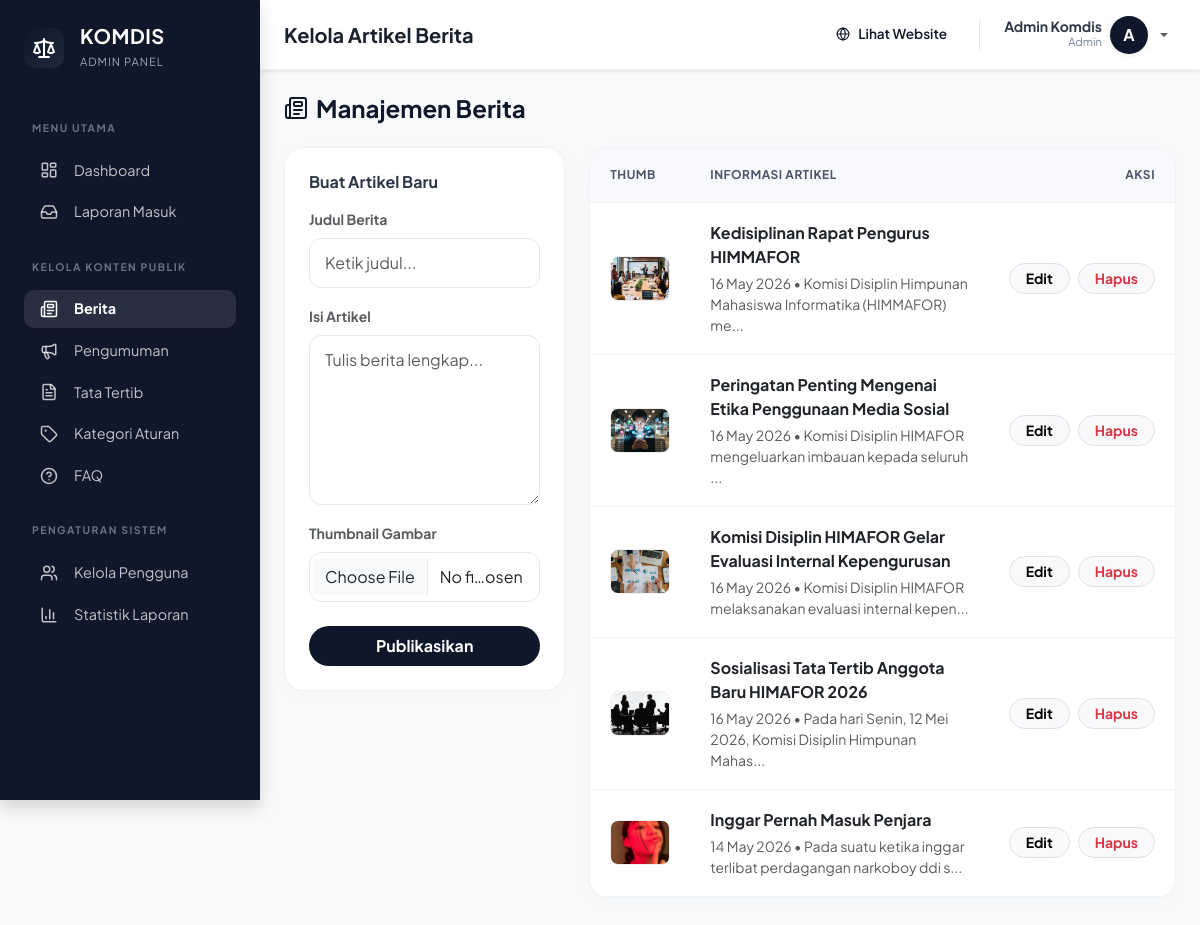
The app's page /admin/berita.php (signed in) with its own data.
### tables this page shows
CREATE TABLE `berita` (
  `id` int NOT NULL,
  `judul` varchar(255) NOT NULL,
  `isi` text NOT NULL,
  `thumbnail` varchar(255) DEFAULT '',
  `created_at` timestamp NOT NULL DEFAULT CURRENT_TIMESTAMP
);

### admin/berita.php (the view, shortened to what this page needs)
<?php
include '../config/koneksi.php';
$data = mysqli_query($conn, "SELECT * FROM berita ORDER BY id DESC");
?>
<!DOCTYPE html>
<html lang="id">
<head>
    <link href="../assets/css/bootstrap.min.css" rel="stylesheet">
</head>
<body>
    <?php include '../partials/admin_sidebar.php'; ?>
    <div id="content-wrapper">
        <?php include '../partials/admin_navbar.php'; ?>
        <div class="container-fluid px-4 pb-5">
            <div class="d-flex align-items-center justify-content-between mb-4">
                <h4 class="fw-bold mb-0 d-flex align-items-center gap-2" style="color: #0f172a;"><i data-lucide="newspaper"></i> Manajemen Berita</h4>
            </div>
            <div class="row g-4">
                <div class="col-lg-4">
                    <div class="card-custom p-4">
                        <h6 class="fw-bold mb-3">Buat Artikel Baru</h6>
                        <form method="POST" enctype="multipart/form-data">
                            <div class="mb-3">
                                <label class="form-label small fw-bold text-muted">Judul Berita</label>
                                <input type="text" name="judul" class="form-control" placeholder="Ketik judul..." required>
                            </div>
                            <div class="mb-3">
                                <label class="form-label small fw-bold text-muted">Isi Artikel</label>
                                <textarea name="isi" class="form-control" rows="6" placeholder="Tulis berita lengkap..." required></textarea>
                            </div>
                            <div class="mb-4">
                                <label class="form-label small fw-bold text-muted">Thumbnail Gambar</label>
                                <input type="file" name="foto" class="form-control" accept="image/*">
                            </div>
                             <button name="tambah_berita" class="btn fw-bold w-100 rounded-pill py-2" style="background: #0f172a; color: #fff; border: none;">Publikasikan</button>
                        </form>
                    </div>
                </div>
                <div class="col-lg-8">
                    <div class="card-custom">
                        <div class="table-responsive">
                            <table class="table table-custom mb-0">
                                <thead>
                                    <tr>
                                        <th>Thumb</th>
                                        <th>Informasi Artikel</th>
                                        <th class="text-end">Aksi</th>
                                    </tr>
                                </thead>
                                <tbody>
                                    <?php if (mysqli_num_rows($data) == 0): ?>
                                        <tr><td colspan="3" class="text-center py-5 text-muted">Belum ada berita.</td></tr>
                                    <?php else: ?>
                                        <?php while ($d = mysqli_fetch_assoc($data)): ?>
                                            <tr>
                                                <td style="width: 80px;">
                                                    <?php if (!empty($d['thumbnail'])): ?>
                                                        <img src="../assets/upload/berita/<?= htmlspecialchars($d['thumbnail']) ?>" class="thumb-preview">
                                                    <?php else: ?>
                                                        <div class="thumb-preview bg-light d-flex align-items-center justify-content-center text-muted" style="font-size: 0.7rem;">NO IMG</div>
                                                    <?php endif; ?>
                                                </td>
                                                <td>
                                                    <div class="fw-bold text-dark mb-1"><?= htmlspecialchars($d['judul']) ?></div>
                                                    <div class="small text-muted"><?= date('d M Y', strtotime($d['created_at'])) ?> • <?= substr(strip_tags($d['isi']), 0, 60) ?>...</div>
                                                </td>
                                                <td class="text-end">
                                                    <div class="d-flex justify-content-end gap-2">
                                                        <button class="btn btn-sm btn-light border fw-bold rounded-pill px-3 edit-btn"
                                                                data-id="<?= $d['id'] ?>"
                                                                data-judul="<?= htmlspecialchars($d['judul']) ?>"
                                                                data-isi="<?= htmlspecialchars($d['isi']) ?>">Edit</button>
                                                        <a href="?hapus=<?= $d['id'] ?>" class="btn btn-sm btn-light border text-danger fw-bold rounded-pill px-3" onclick="return confirm('Hapus berita ini?')">Hapus</a>
                                                    </div>
                                                </td>
                                            </tr>
                                        <?php endwhile; ?>
                                    <?php endif; ?>
                                </tbody>
                            </table>
                        </div>
                    </div>
                </div>
            </div>
        </div>
    </div>
</body>
</html>

### admin/berita.php (style rules this page uses)
body { font-family: 'Plus Jakarta Sans', sans-serif; background-color: #f8f9fa; color: #2d3748; }
#content-wrapper { margin-left: 260px; min-height: 100vh; background: #f8f9fa; }
.card-custom { background: #fff; border-radius: 20px; box-shadow: 0 4px 20px rgba(0,0,0,0.02); border: 1px solid rgba(0,0,0,0.05); overflow: hidden; }
.table-custom th { background: #f8f9fc; color: #4a5568; font-weight: 700; font-size: 0.75rem; text-transform: uppercase; letter-spacing: 0.5px; border-bottom: 1px solid #edf2f7; padding: 18px 20px; }
.table-custom td { padding: 18px 20px; vertical-align: middle; color: #4a5568; border-bottom: 1px solid #edf2f7; }
.thumb-preview { width:60px; height:45px; object-fit:cover; border-radius:8px; border: 1px solid #eee; }
.form-control, .form-textarea { border-radius: 12px; border: 1px solid #e2e8f0; padding: 12px 15px; }

### records on screen
berita: thumbnail (picture), judul "Kedisiplinan Rapat Pengurus HIMMAFOR", created_at "16 May 2026", isi "Komisi Disiplin Himpunan Mahasiswa Informatika (HIMMAFOR) me"
berita: thumbnail (picture), judul "Peringatan Penting Mengenai Etika Penggunaan Media Sosial", created_at "16 May 2026", isi "Komisi Disiplin HIMAFOR mengeluarkan imbauan kepada seluruh"
berita: thumbnail (picture), judul "Komisi Disiplin HIMAFOR Gelar Evaluasi Internal Kepengurusan", created_at "16 May 2026", isi "Komisi Disiplin HIMAFOR melaksanakan evaluasi internal kepen"
berita: thumbnail (picture), judul "Sosialisasi Tata Tertib Anggota Baru HIMAFOR 2026", created_at "16 May 2026", isi "Pada hari Senin, 12 Mei 2026, Komisi Disiplin Himpunan Mahas"
berita: thumbnail (picture), judul "Inggar Pernah Masuk Penjara", created_at "14 May 2026", isi "Pada suatu ketika inggar terlibat perdagangan narkoboy ddi s"

### other values on screen
$page_title "Kelola Artikel Berita"
$_SESSION['nama'] "Admin Komdis"
$_SESSION['role'] "Admin"
substr($_SESSION['nama'] ?? 'A', 0, 1) "A"
